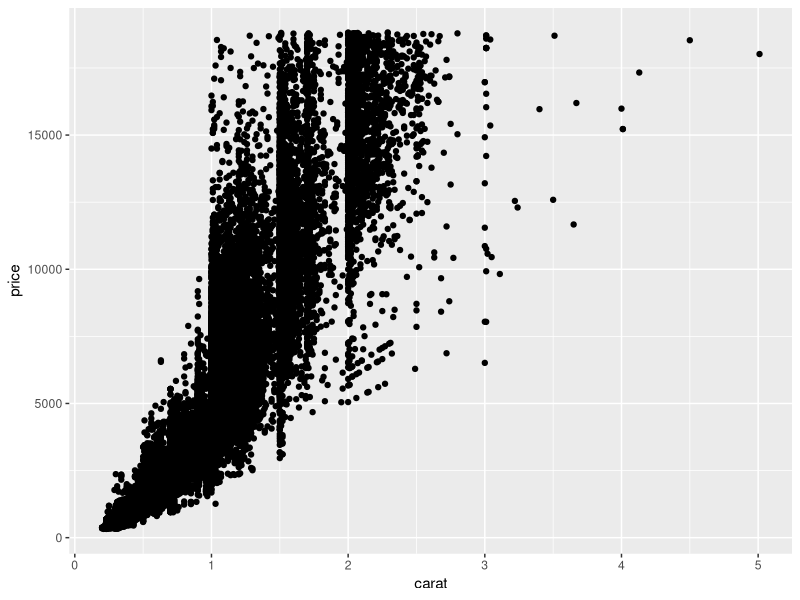
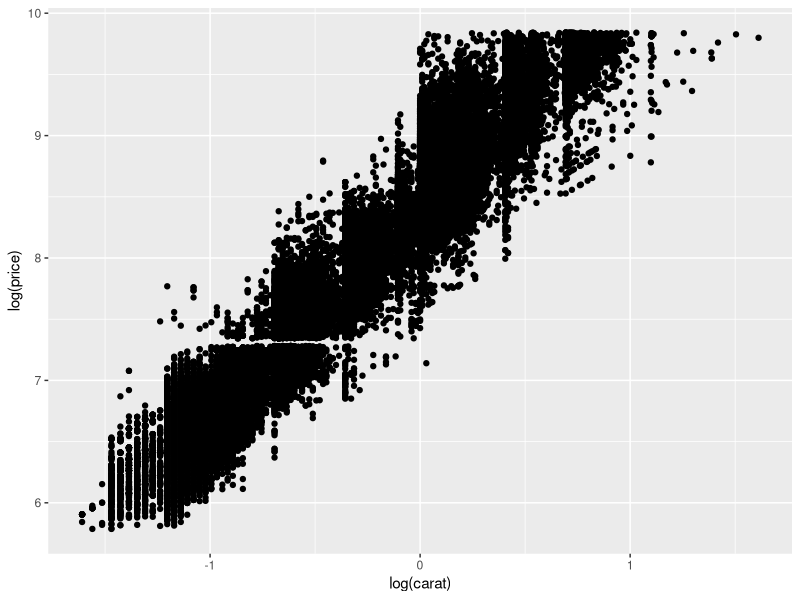
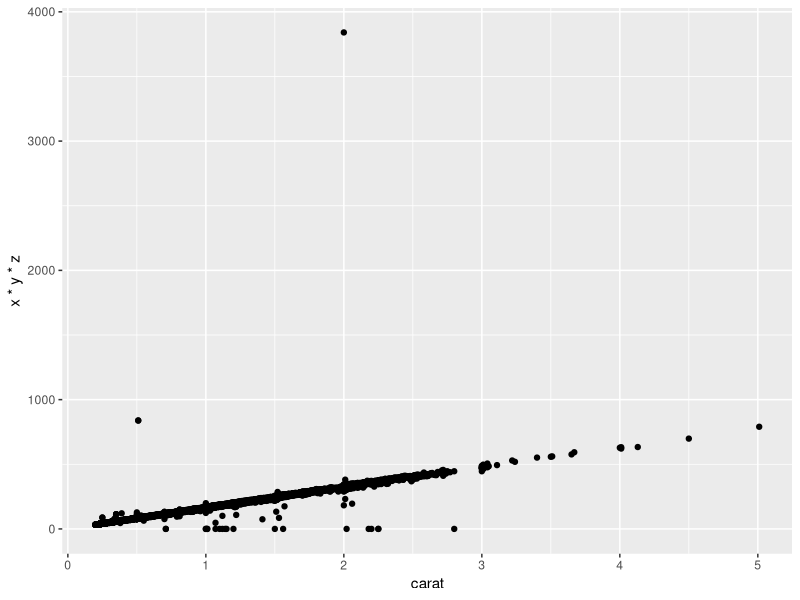
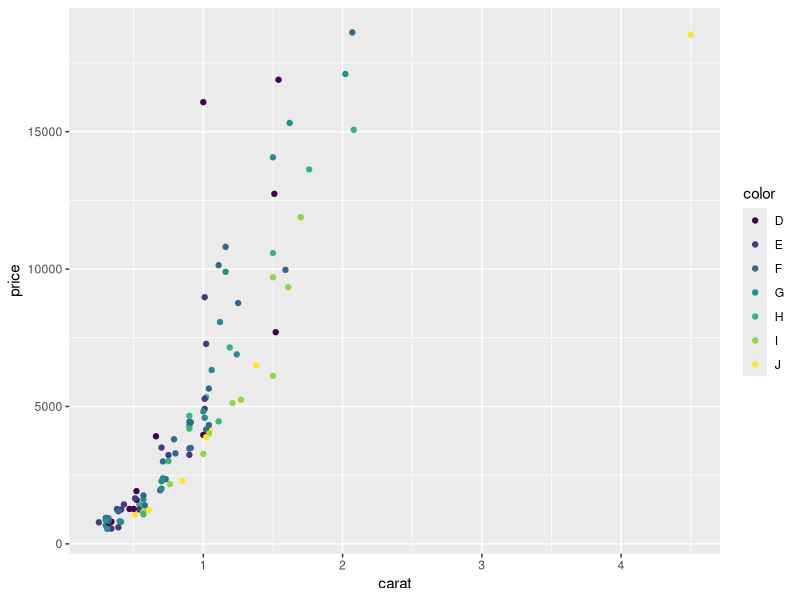
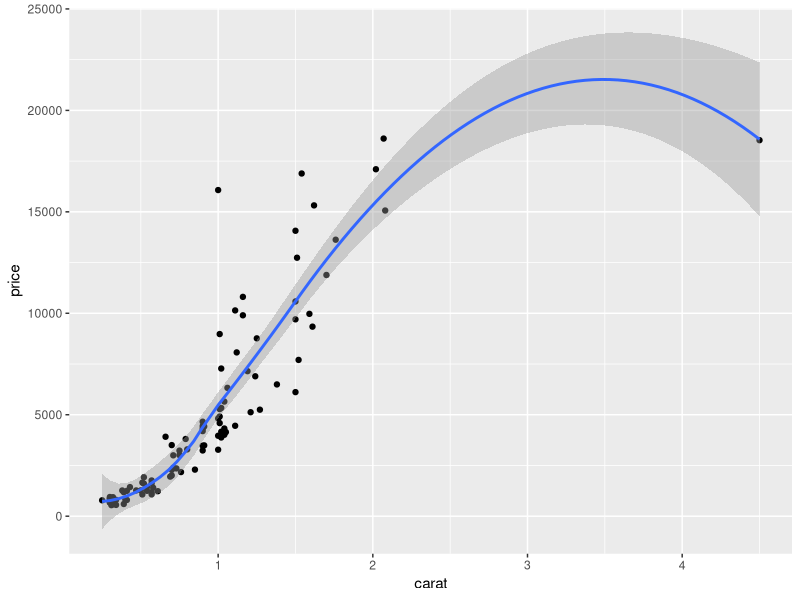
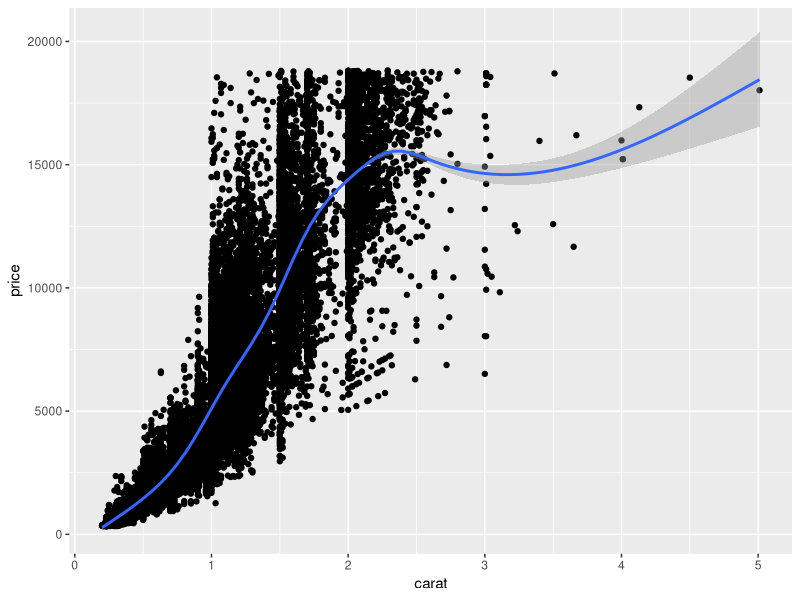
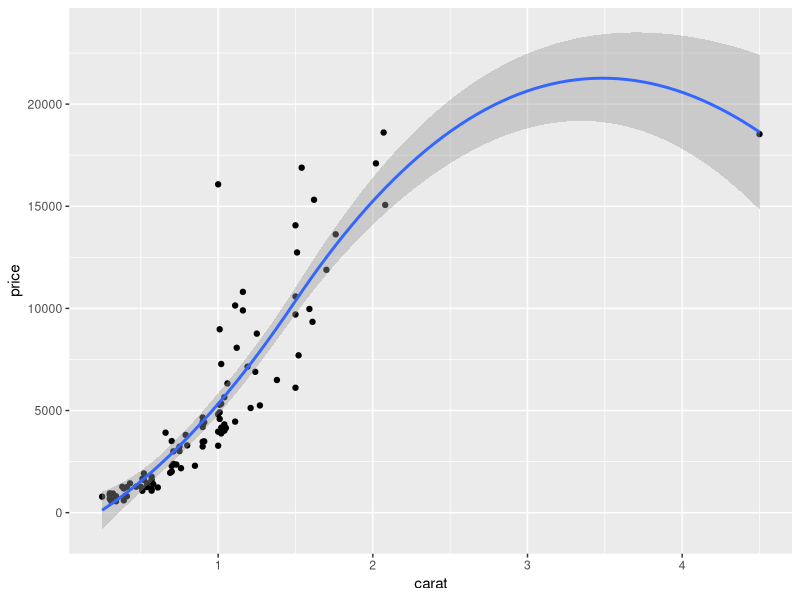
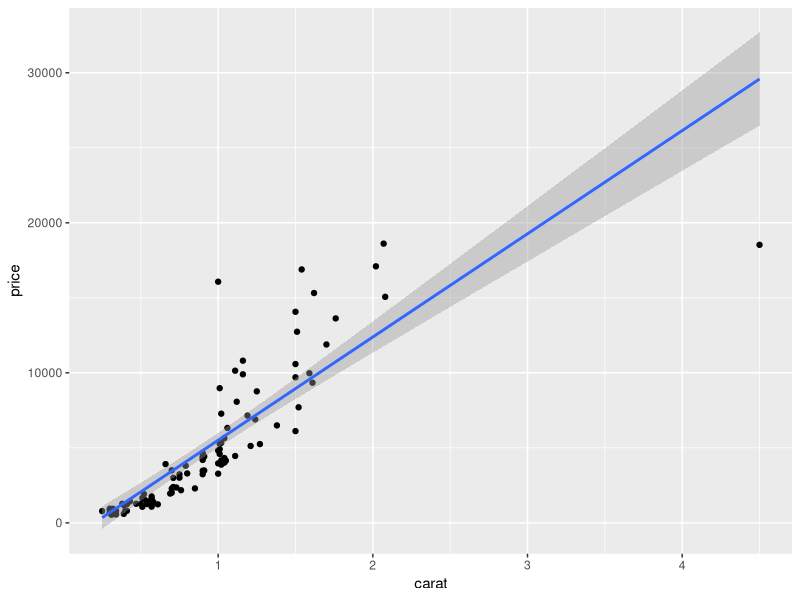

Write the R code that produced these figures, in order. (Note: this script raises an error after producing the figures.)
require(ggplot2)
require(splines)

set.seed(1410)

dsmall <- diamonds[sample(nrow(diamonds), 100), ]

#first two arguments to qplot are x and y
#optional 3rd argument that says where the data is.
qplot(carat, price, data=diamonds)

qplot(log(carat), log(price), data = diamonds)
qplot(carat, x*y*z, data=diamonds)

qplot(carat, price, data=dsmall, colour=color) 

#Sec 2.5.1
qplot(carat, price, data=dsmall, geom=c("point", "smooth"))
qplot(carat, price,  data=diamonds, geom=c("point", "smooth"))
qplot(carat, price, data=dsmall, geom=c("point", "smooth"), span=1)

#loess is O(n^2) so doesn't work well for large datasets
#alt smoothing algo used when n>1000

qplot(carat, price, data=dsmall, geom=c("point", "smooth"), method="lm")

#is related to

qplot(carat, price, data=dsmall, geom=c("point", "smooth"), method="lm", 
      formula = y ~ ns(x,5))

#Sec 2.5.2
qplot(color, price, data = diamonds, geom = "jitter", alpha = I(1 / 5))
qplot(color, price, data = diamonds, geom = "jitter", alpha = I(1 / 50))
qplot(color, price, data = diamonds, geom = "jitter", alpha = I(1 / 200))

#Sec 2.5.3
qplot(carat, data=diamonds, geom = "histogram")
qplot(carat, data=diamonds, geom = "density")

qplot(carat, data = diamonds, geom = "density", colour = color)
qplot(carat, data = diamonds, geom = "histogram", fill = color)

#Sec 2.5.4
qplot(color, data = diamonds, geom = "bar")
qplot(color, data = diamonds, gemo = "bar", weight = carat) +
scale_y_continuous("carat")

#Sec 2.5.5
qplot(date, unemploy / pop, data = economics, geom = 'line')
qplot(date, uempmed, data = economics, geom = 'line')

# To examine this relationship in greater detail, we could draw a scatterplot
# of unemployment vs length of employment, but then we'd lose the evolution
# over time

#setting year as a function, not an array
year  <- function(x) as.POSIXlt(x)$year + 1900
qplot(unemploy / pop, uempmed, data = economics, geom = c('point', 'path'))
qplot(unemploy / pop, uempmed, data = economics, geom = 'path', colour =
      year(date)) + scale_area()

# 2.6 Faceting
qplot(carat, data = diamonds, facets = color ~ ., geom = 'histogram', 
      binwidth = 0.1, xlim = c(0,3))

# density allows you to compare and ignore relative size differences by color
qplot(carat, ..density.. , data=diamonds, facets = color ~ .,
      geom = 'histogram', binwidth = 0.1, xlim = c(0, 3))
